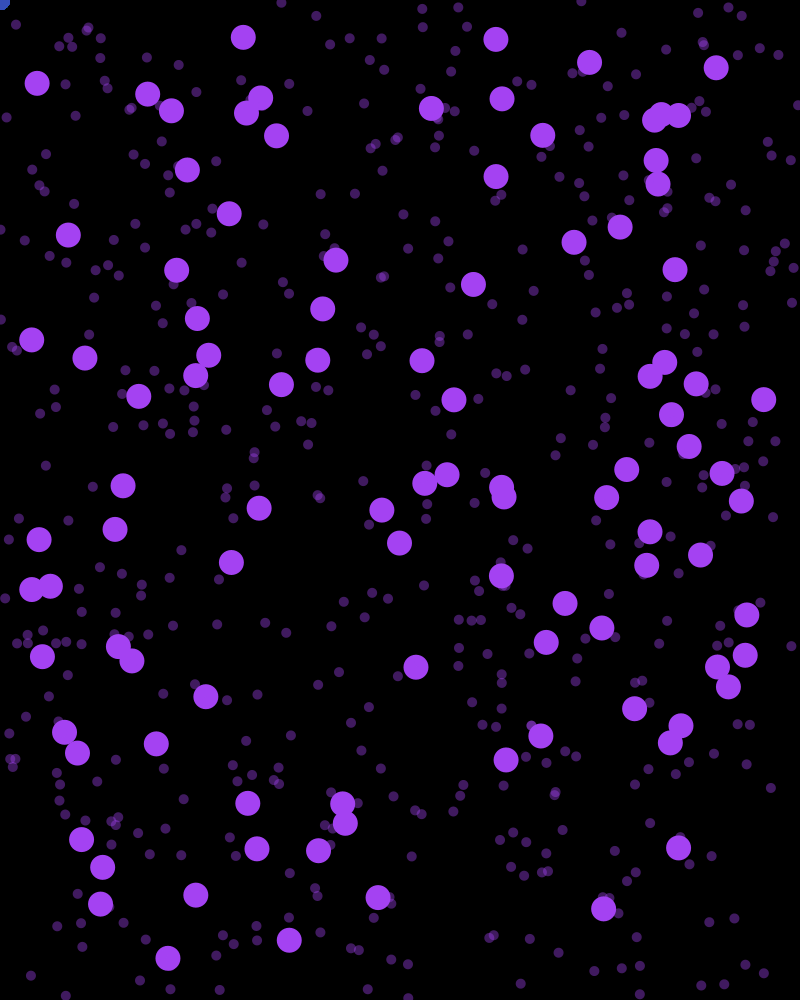
Frame 1 (no input)
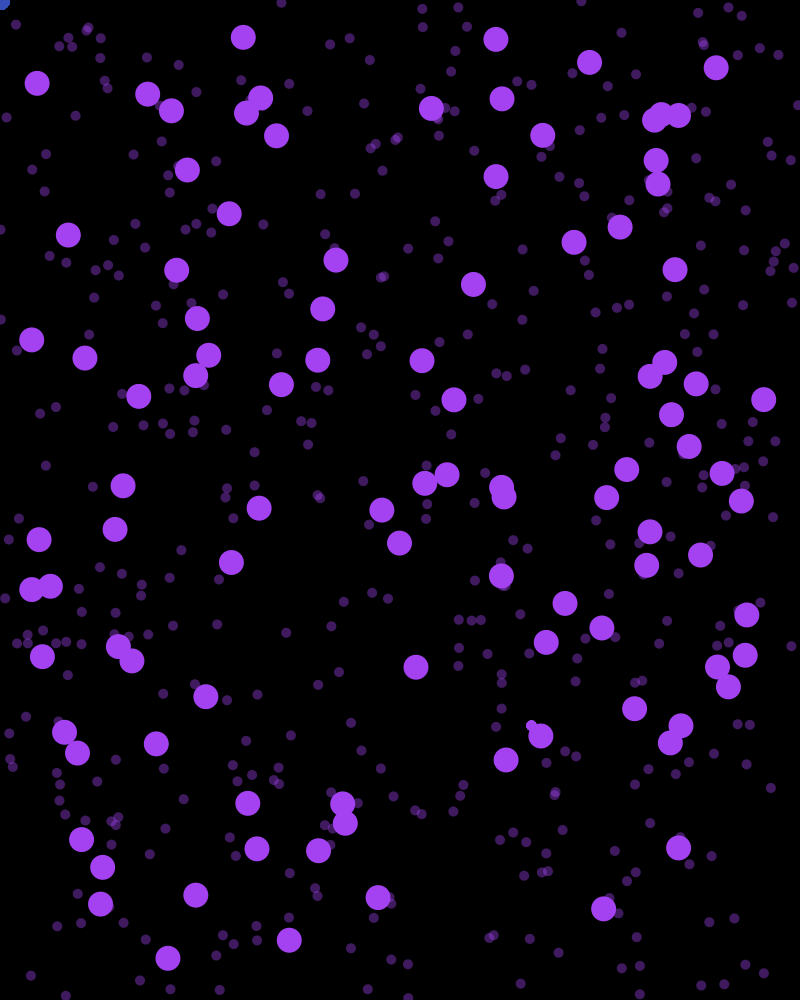
Frame 60 (the mouse pressed at the canvas centre just before this capture)
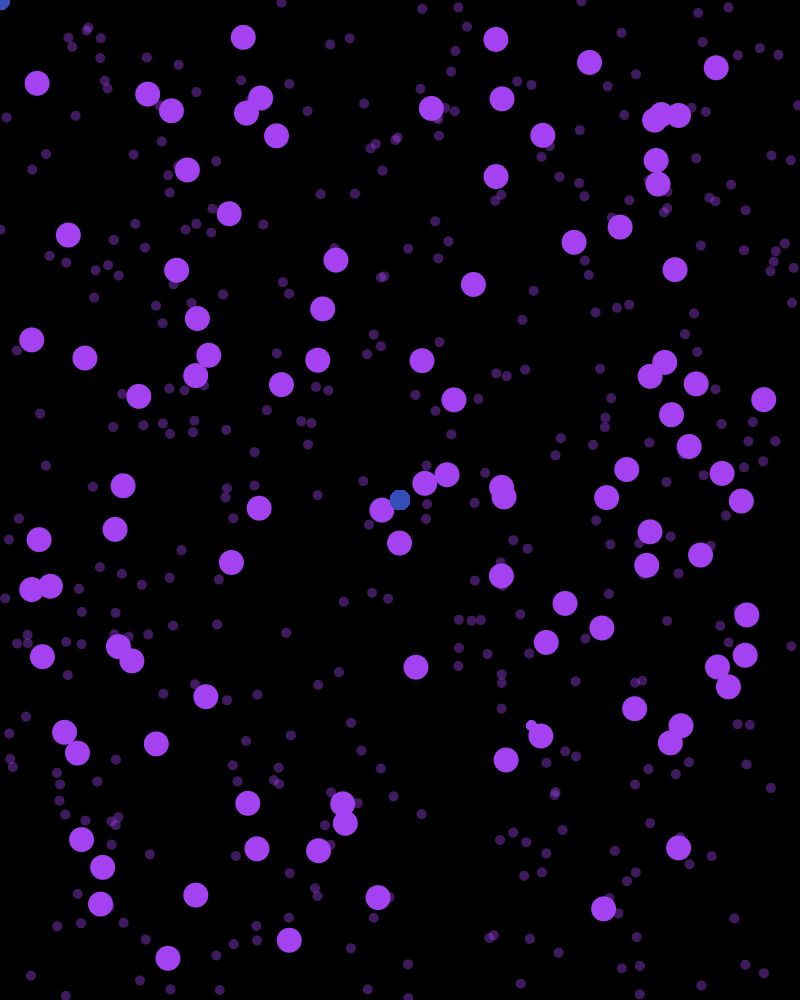
Frame 120 (the mouse held since frame 60 and released just before this capture)

The Processing sketch that drew these frames (run headless with seeded random() and noise(); from frame 60 on, the mouse is pressed at the canvas centre):

// Processing sketch: processing_43899
// ── processing_43899.pde

//VARIABLES
float [] xNative = new float [500];
float [] yNative = new float [500];
float [] xKill = new float [100];
float [] yKill = new float [100];
boolean [] DeadNatives = new boolean [100];
float [] xColonist = new float [100];
float [] yColonist = new float [100];

//COLOR VARIABLES
color c = color(random(255), random(255), random(255));

//SETUP
void setup() {
  size (800, 1000);
  smooth();
  noStroke();


  //INITIALIZE NATIVES
  for (int i = 0; i < xNative.length; i++) {
    xNative[i] = random(0, 800);
    yNative[i] = random(0, 1000);
  }

  //INITIALIZE NATIVES TO KILL
  for (int i = 0; i < xKill.length; i++) {
    xKill[i] = random (30, 770);
    yKill[i] = random (30, 970);
  }

  //INITIALIZE COLONISTS
  for (int i=0; i < xColonist.length; i++) {
    xColonist[i] = 0;
    yColonist[i] = 0;
  }

  //SET DEAD NATIVES TO FALSE
  for (int i =0; i < DeadNatives.length; i++) {
    DeadNatives[i] = false;
  }
}



//DRAW
void draw() {
  background(0);

  //SHIFT VALUES OF NATIVES
  for (int i = 0; i<xNative.length-1; i ++) {
    xNative[i] = xNative[i+1];
    yNative[i] = yNative[i+1];
  }


  //SHIFT VALUES OF COLONISTS
  for (int i = 0; i<xColonist.length-1; i ++) {
    xColonist[i] = xColonist[i+1];
    yColonist[i] = yColonist[i+1];
  }


  //COLONISTS DIRECTION BASED ON MOUSE
  xColonist[xColonist.length-1] = mouseX;
  yColonist[yColonist.length-1] = mouseY;


  //DEAD NATIVE
  for (int i = 0; i<xKill.length; i++) {
    if (DeadNatives[i]) {
      fill(0);
    } 
    else {
      fill(c);
    } 

    //KILL NATIVES BASED ON COLONIST POSITION
    if (mouseX > xKill[i]-12 && mouseX < xKill[i]+12 && mouseY > yKill[i]-12 && mouseY < yKill[i]+12) {
      DeadNatives[i] = true;
    }       

    ellipse(xKill[i], yKill[i], 25, 25);
  }



  //DRAW IT
  //NATIVE
  for (int i = 0; i<xNative.length; i++) {
    fill(c, 100);
    ellipse(xNative[i], yNative[i], 10, 10);
  }

  //COLONIST
  for (int i = 0; i<xColonist.length; i++) {
    fill(c*5);
    ellipse(xColonist[i], yColonist[i], 20, 20);
  }
}
